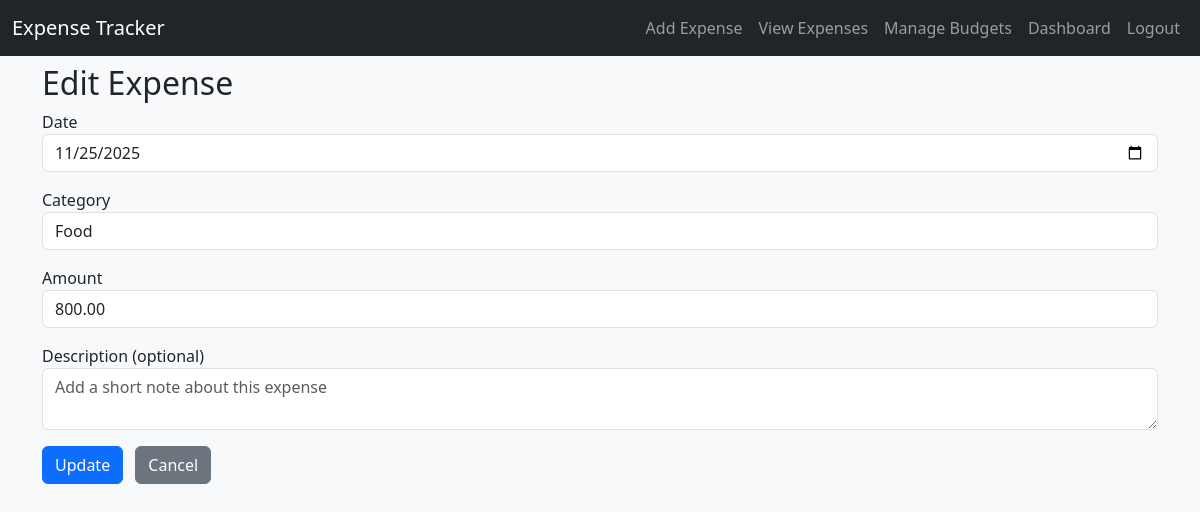
/edit/2 (signed in), run on the app's committed database.
### app.py (models this page shows)
class Expense(db.Model):
    id = db.Column(db.Integer, primary_key=True)
    user_id = db.Column(db.Integer, db.ForeignKey('user.id'), nullable=False, index=True)
    date = db.Column(db.Date, nullable=False)
    category = db.Column(db.String(80), nullable=False)
    amount = db.Column(db.Float, nullable=False)
    description = db.Column(db.Text, nullable=True)
    user = db.relationship('User', backref=db.backref('expenses', lazy=True))

### app.py (the view, shortened to what this page needs)
@app.route('/edit/<int:exp_id>', methods=['GET', 'POST'])
@login_required
def edit_expense(exp_id):
    expense = Expense.query.get_or_404(exp_id)
    if expense.user_id != current_user.id:
        flash('Unauthorized.', 'danger')
        return redirect(url_for('view_expenses'))
    return render_template('edit_expense.html', expense=expense)

### app.py (called while the page is built)
@login_manager.user_loader
def load_user(user_id):
    return User.query.get(int(user_id))

### templates/edit_expense.html (shortened to what this page needs)
{% extends "base.html" %}
{% block content %}
<h2>Edit Expense</h2>
<form method="post" action="{{ url_for('edit_expense', exp_id=expense.id) }}">
<div class="mb-3">
<label>Date</label>
<input type="date" name="date" class="form-control" value="{{ expense.date.strftime('%Y-%m-%d') }}">
</div>
<div class="mb-3">
<label>Category</label>
<select name="category" class="form-control">
<option {% if expense.category=='Food' %}selected{% endif %}>Food</option>
</select>
</div>
<div class="mb-3">
<label>Amount</label>
<input type="number" step="0.01" name="amount" class="form-control" value="{{ '%.2f'|format(expense.amount) }}">
</div>
<div class="mb-3">
<label>Description (optional)</label>
<textarea name="description" class="form-control" rows="2" placeholder="Add a short note about this expense">{{ expense.description or '' }}</textarea>
</div>
<button class="btn btn-primary" type="submit">Update</button>
<a href="{{ url_for('view_expenses') }}" class="btn btn-secondary ms-2">Cancel</a>
</form>
{% endblock %}

### static/style.css (style rules this page uses)
body { background-color: #f8f9fa; }

### data on the page
Expense: date "11/25/2025", category "Food", amount "800.00"
